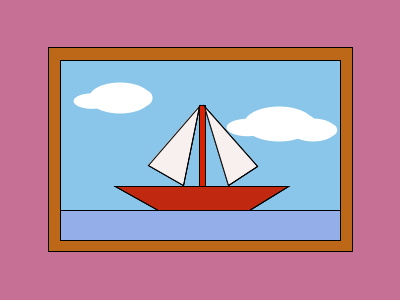
Frame 1 (no input)
Frame 60 (the mouse pressed at the canvas centre just before this capture): identical to frame 1, image omitted
Frame 120 (the mouse held since frame 60 and released just before this capture): identical to frame 1, image omitted

The Processing sketch that drew this single still picture (run headless with seeded random() and noise(); from frame 60 on, the mouse is pressed at the canvas centre):

// Processing sketch: Noelia_Lopez_cuadrito_d
// ── Noelia_Lopez_cuadrito_d.pde
void setup() {
  size(400, 300);
}

void draw() {
  background(198, 112, 149); // Pared living

  // Dibujar el marco de madera
  fill(189, 104, 24); 
  rect(48, 47, width - 96, height - 96);

  // Dibujar el cielo
  fill(137, 198, 233); //
  rect(60, 60, width - 120, height - 150); 

  // Dibujar nubes blancas
  drawCloud(120, 98, 31);
  drawCloud(279, 124, 35);
 drawCloud(313, 130, 23);
}

void drawCloud(float x, float y, float size) {
  noStroke(); 
  fill(255); 

  // Dibujar elipses de la nube
  ellipse(x, y, size * 2, size); // 
  ellipse(x - size * 0.9, y + size * 0.1, size * 1.2, size * -0.5);  
  ellipse(x + size * 0.8, y + size * 0.0, size * 0.5, size * 0.5); 

  // Dibujar la línea negra que divide mar y cielo
  stroke(0);  
  strokeWeight(1);  
  line(60, height - 60, width - 60, height - 60); 
  
  // Dibujar el mar
  fill(148, 174, 234); 
  rect(60, height - 60, width - 120, -30); 

  // Dibujar el barco
  fill(192, 41, 16); 
  beginShape();
  vertex(158, height - 90); 
  vertex(249, height - 90); 
  vertex(288, height - 114); 
  vertex(115, height - 114); 
  endShape(CLOSE);

  // Dibujar el mástil
  fill(218, 34, 3); 
  rect(199, height - 195, 6, 81); 

  // Dibujar las velas
  fill(247, 240, 239); 
  triangle(183, height - 115, 199, height - 194, 148, height - 135); 
  triangle(228, height - 115, 204, height - 194, 257, height - 134); 
}
